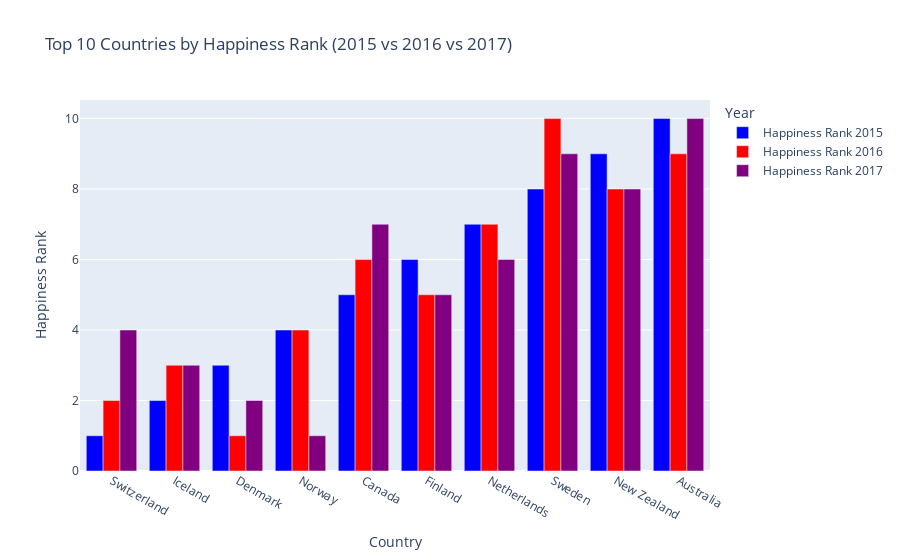

This figure's notebook cell:
### Code cell
plot = px.Figure(data=[px.Bar(
    name = 'Happiness Rank 2015',
    x = df_rank_all_years[df_rank_all_years['Year'] == 2015].head(10).loc[:,"Country"],
    y = df_rank_all_years[df_rank_all_years['Year'] == 2015].head(10).loc[:,"Happiness Rank"],
      marker_color='blue'                     
   ),
    
    
    px.Bar(
    name = 'Happiness Rank 2016',
    x = df_rank_all_years[df_rank_all_years['Year'] == 2016].head(10).loc[:,"Country"],
    y = df_rank_all_years[df_rank_all_years['Year'] == 2016].head(10).loc[:,"Happiness Rank"],
    marker_color='red'
   ),
                       
                       px.Bar(
    name = 'Happiness Rank 2017',
    x = df_rank_all_years[df_rank_all_years['Year'] == 2017].head(10).loc[:,"Country"],
    y = df_rank_all_years[df_rank_all_years['Year'] == 2017].head(10).loc[:,"Happiness Rank"],
     marker_color = 'purple'                      
   )
])

plot.update_layout(
    title='Top 10 Countries by Happiness Rank (2015 vs 2016 vs 2017)',
    xaxis_title='Country',
    yaxis_title='Happiness Rank',
    legend_title='Year'
)

plot.show()

### Figure 1 — Plotly figure (JSON) as saved in the notebook; plotly's stock layout.template omitted (floating-point values rounded to 4 significant figures)
{"data": [{"marker": {"color": "blue"}, "name": "Happiness Rank 2015", "type": "bar", "x": ["Switzerland", "Iceland", "Denmark", "Norway", "Canada", "Finland", "Netherlands", "Sweden", "New Zealand", "Australia"], "y": [1, 2, 3, 4, 5, 6, 7, 8, 9, 10]}, {"marker": {"color": "red"}, "name": "Happiness Rank 2016", "type": "bar", "x": ["Denmark", "Switzerland", "Iceland", "Norway", "Finland", "Canada", "Netherlands", "New Zealand", "Australia", "Sweden"], "y": [1, 2, 3, 4, 5, 6, 7, 8, 9, 10]}, {"marker": {"color": "purple"}, "name": "Happiness Rank 2017", "type": "bar", "x": ["Norway", "Denmark", "Iceland", "Switzerland", "Finland", "Netherlands", "Canada", "New Zealand", "Sweden", "Australia"], "y": [1, 2, 3, 4, 5, 6, 7, 8, 9, 10]}], "layout": {"autosize": true, "legend": {"title": {"text": "Year"}}, "title": {"text": "Top 10 Countries by Happiness Rank (2015 vs 2016 vs 2017)"}, "xaxis": {"autorange": true, "range": [-0.5, 9.5], "title": {"text": "Country"}, "type": "category"}, "yaxis": {"autorange": true, "range": [0, 10.53], "title": {"text": "Happiness Rank"}, "type": "linear"}}}
